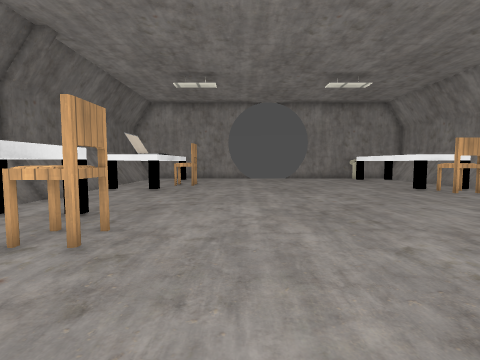
[1] (above)

14 first-person views from a walk through a level from a Godot 3-D game. The camera is 1.2 m above the floor, tilts 4° down and sees 85° across. The floor is counted in squares, 1 m on a side. Each view is taken from the middle of a square. On the plan, view 1 faces up. The plan holds only what a view shows up to about 12 squares ahead; the rest is blank. Some surface patterns are stand-ins.

[2]
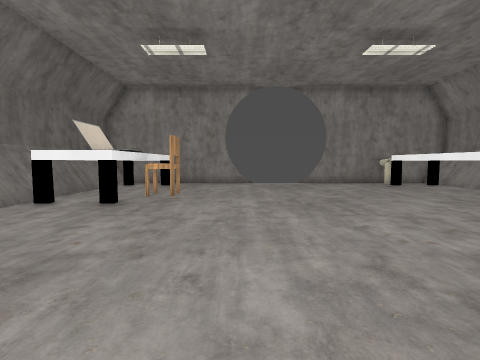

[3]
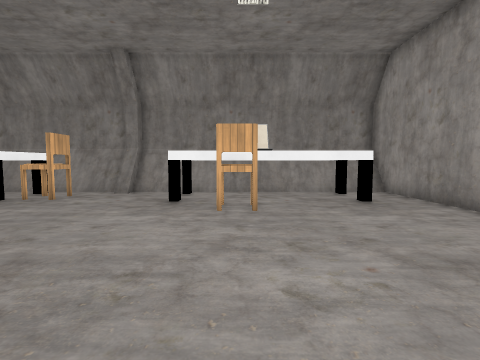

[4]
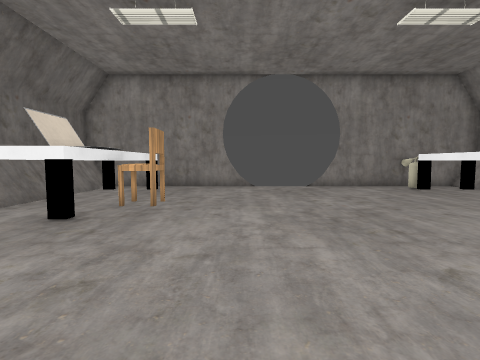

[5]
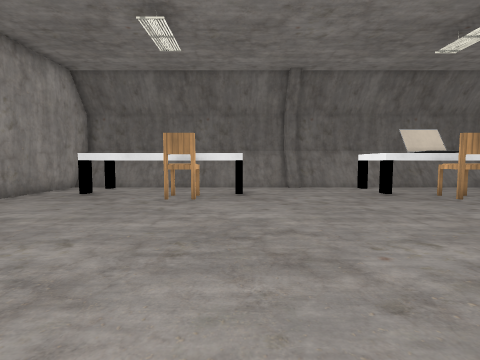

[6]
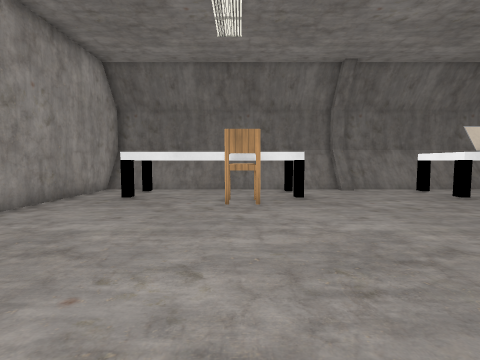

[7]
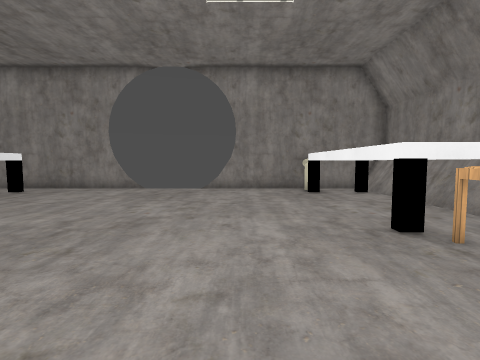

[8]
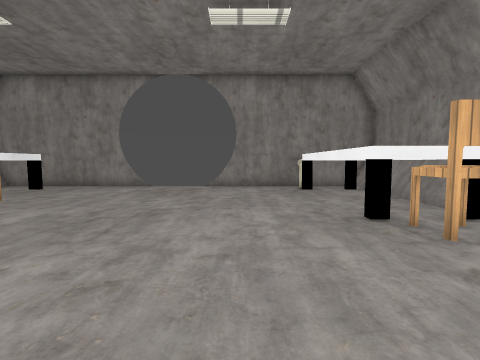

[9]
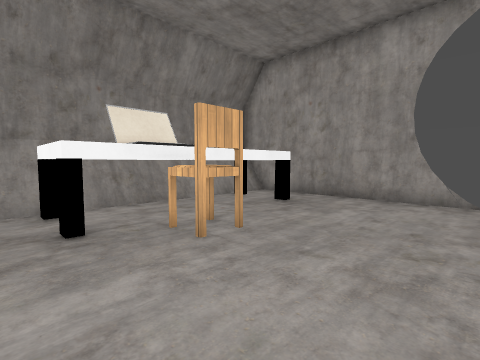

[10]
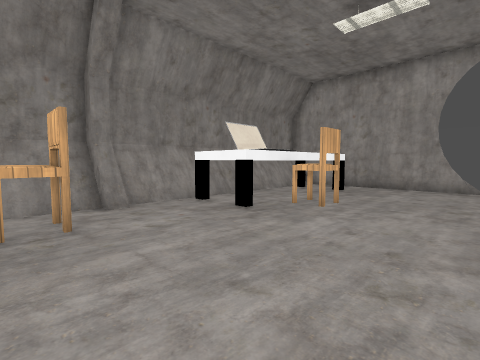

[11]
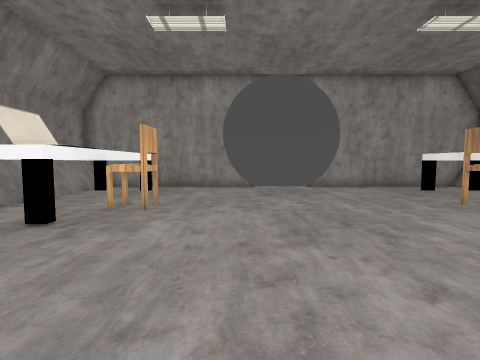

[12]
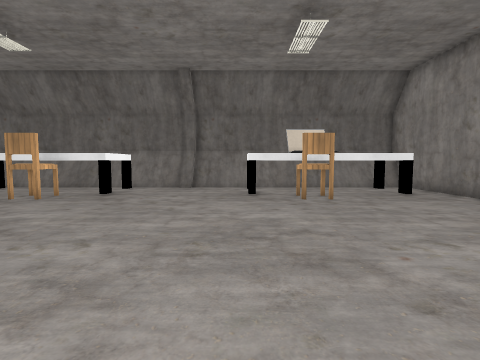

[13]
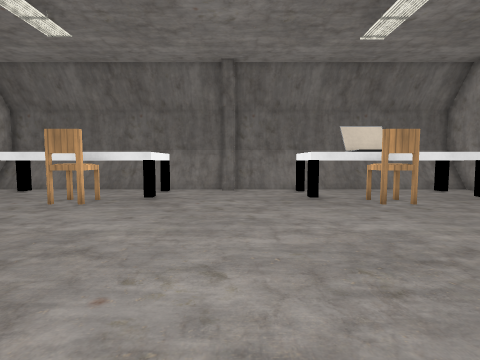

[14]
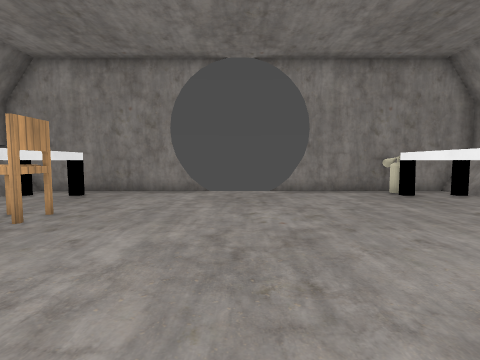

### Floor plan
Key: @ floor where view 1 was taken; # wall or solid block; x gap in a wall; . floor; = window, fence, low wall or low ledge; ^ raised ledge; C chair; L laptop; E fire extinguisher.
Columns run from 7 left of view 1 to 11 right of it. Each row starts with its distance up from view 1.
 19 #######     #######
 18 #..............E..#
 17 #^^^...........^^^#
 16 #^ ^...........^ ^#
 15 #^LL...........^ ^#
 14 ##LLC..........^ ^#
 13 ###LC..........^ ^#
 12 #^^^...........^ ^#
 11 #...............C.#
 10 #..............CC.#
  9 #.................#
  8 #=...............=#
  7 #.................#
  6 #^^^...........^^^#
  5 #^ ^...........LL^#
  4 #^ ^C.........CLL##
  3 #^ ^...........LL^#
  2 #^ ^...........^ ^#
  1 #^ ^...........^ ^#
  0 #.^^...@.......^^x#
 -1 #.................#
 -2 #######     #######

Positions as (right, up) in squares from view 1, and headings:
1: (0, 0), facing up
2: (0, 4), facing up
3: (0, 4), facing right
4: (0, 6), facing up
5: (6, 6), facing left
6: (5, 4), facing left
7: (5, 7), facing up
8: (5, 6), facing up
9: (3, 7), facing down-right
10: (3, 11), facing down-right
11: (4, 11), facing down
12: (6, 11), facing left
13: (5, 9), facing left
14: (2, 8), facing up
